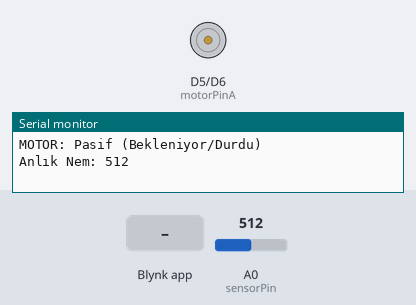
Simulated run of this sketch. Board: ESP8266 (NodeMCU). Parts: motor-driver pin pairs drawn as motors (green arrow = first pin HIGH = forward, orange = second pin HIGH = backward, longer = more drive), the last lines printed to the serial monitor. The test bench sets the inputs (shaded band); at power-on: A0 (sensorPin) = 512. WiFi joins after 1.5 s; servers stay silent unless stated.

Above: at 3.0 s.
3.1 s: Blynk app writes 1 to V2
At 3.5 s:
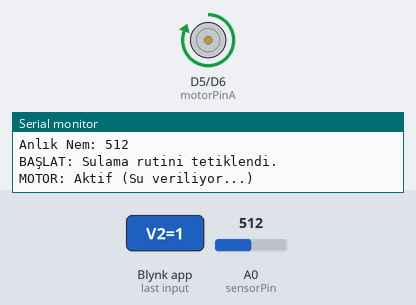
6.1 s: Blynk app writes 0 to V2
Timing chart, 0 to 9.1 s (numbered marks = the images above; inputs shaded):
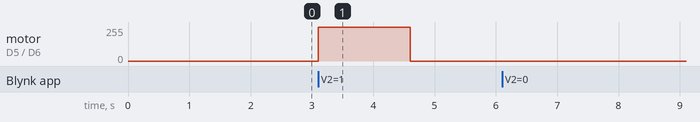

Measured:
- after the input at 3.1 s, motor on D5 (motorPinA) / D6 (motorPinB): stopped → forward 255/255 at once, → stopped 1.5 s later

The sketch:

AkilliSulamaSistemi.ino
```cpp
#define BLYNK_TEMPLATE_ID "TEMPLATE_ID"
#define BLYNK_TEMPLATE_NAME "AkıllısulamaSistemi"
#define BLYNK_AUTH_TOKEN "BLYNK_AUTH_TOKEN"
#define BLYNK_PRINT Serial
#include <ESP8266WiFi.h>
#include <BlynkSimpleEsp8266.h>

char ssid[] = "WIFI_ADI";
char pass[] = "WIFI_SIFRESI";

const int sensorPin = A0;
const int motorPinA = D5;
const int motorPinB = D6;

int sulamaSuresi = 1500;
int beklemeSuresi = 10000;
int toplamTekrarSayisi = 5;
int ISLAK_ESIK = 800;
int nemDegeri = 0;
int kalanTekrar = 0;
bool islemSuruyor = false;
int tmrSulamaBitir = -1;
int tmrBeklemeBitir = -1;

BlynkTimer timer;

void yeniTurBaslat();
void turuBitirVeBekle();
void sulamaBaslat();
void sulamayiIptalEt();
void sensorOku();
bool nemYeterliMiVeDurdur();

void motorIslemi(bool calistir) {
  if (calistir) {
    digitalWrite(motorPinA, HIGH);
    digitalWrite(motorPinB, LOW);
    Serial.println("MOTOR: Aktif (Su veriliyor...)");
  } else {
    digitalWrite(motorPinA, LOW);
    digitalWrite(motorPinB, LOW);
    Serial.println("MOTOR: Pasif (Bekleniyor/Durdu)");
  }
}

void sulamayiIptalEt() {
  islemSuruyor = false;
  kalanTekrar = 0;
  if (tmrSulamaBitir != -1) {
    timer.deleteTimer(tmrSulamaBitir);
    tmrSulamaBitir = -1;
  }
  if (tmrBeklemeBitir != -1) {
    timer.deleteTimer(tmrBeklemeBitir);
    tmrBeklemeBitir = -1;
  }
  motorIslemi(false);
  Serial.println("İPTAL: Kullanıcı elle durdurdu.");
}

bool nemYeterliMiVeDurdur() {
  int hamDeger = analogRead(sensorPin);
  int anlikNem = 1024 - hamDeger;
  if (anlikNem < 0) anlikNem = 0;
  nemDegeri = anlikNem;
  Blynk.virtualWrite(V1, nemDegeri);
  if (nemDegeri >= ISLAK_ESIK) {
    Serial.println("OTOMATİK DUR: Nem eşiği aşıldı. Sulama iptal ediliyor.");
    Blynk.virtualWrite(V2, 0);
    sulamayiIptalEt();
    return true;
  }
  return false;
}

void yeniTurBaslat() {
  if (!islemSuruyor) return;
  if (nemYeterliMiVeDurdur()) return;
  Serial.println("DÖNGÜ: Yeni tur baslıyor -> Sulama...");
  motorIslemi(true);
  tmrSulamaBitir = timer.setTimeout((unsigned long)sulamaSuresi, turuBitirVeBekle);
}

void turuBitirVeBekle() {
  motorIslemi(false);
  if (!islemSuruyor) return;
  kalanTekrar--;
  Serial.print("DÖNGÜ: Tur bitti. Kalan tekrar: ");
  Serial.println(kalanTekrar);

  if (nemYeterliMiVeDurdur()) return;

  if (kalanTekrar > 0) {
    Serial.println("BEKLEME: Toprak emsin diye bekleniyor...");
    tmrBeklemeBitir = timer.setTimeout((unsigned long)beklemeSuresi, yeniTurBaslat);
  } else {
    islemSuruyor = false;
    Blynk.virtualWrite(V2, 0);
    Serial.println("BİTİŞ: Tüm sulama işlemi tamamlandı.");
  }
}

void sulamaBaslat() {
  if (islemSuruyor) return;
  if (nemYeterliMiVeDurdur()) return;
  islemSuruyor = true;
  kalanTekrar = toplamTekrarSayisi;
  Serial.println("BAŞLAT: Sulama rutini tetiklendi.");
  motorIslemi(true);
  tmrSulamaBitir = timer.setTimeout((unsigned long)sulamaSuresi, turuBitirVeBekle);
}

BLYNK_WRITE(V2) {
  int butonBasildi = param.asInt();
  if (butonBasildi == 1) {
    sulamaBaslat();
  } else {
    sulamayiIptalEt();
  }
}

void sensorOku() {
  int hamDeger = analogRead(sensorPin);
  nemDegeri = 1024 - hamDeger;
  if (nemDegeri < 0) nemDegeri = 0;
  Blynk.virtualWrite(V1, nemDegeri);
  Serial.print("Anlık Nem: ");
  Serial.println(nemDegeri);
}

void setup() {
  Serial.begin(115200);
  pinMode(motorPinA, OUTPUT);
  pinMode(motorPinB, OUTPUT);
  pinMode(sensorPin, INPUT);
  motorIslemi(false);
  Blynk.begin(BLYNK_AUTH_TOKEN, ssid, pass);
  timer.setInterval(1000L, sensorOku);
}

void loop() {
  Blynk.run();
  timer.run();
}
```
